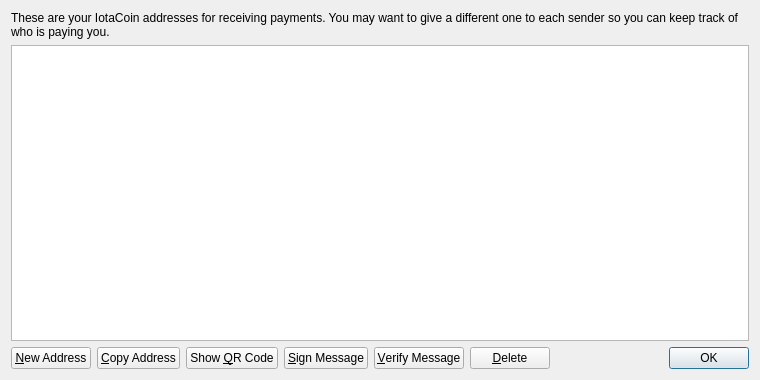
<?xml version="1.0" encoding="UTF-8"?>
<ui version="4.0">
 <class>AddressBookPage</class>
 <widget class="QWidget" name="AddressBookPage">
  <property name="geometry">
   <rect>
    <x>0</x>
    <y>0</y>
    <width>760</width>
    <height>380</height>
   </rect>
  </property>
  <property name="windowTitle">
   <string>Address Book</string>
  </property>
  <layout class="QVBoxLayout" name="verticalLayout">
   <item>
    <widget class="QLabel" name="labelExplanation">
     <property name="text">
      <string>These are your IotaCoin addresses for receiving payments. You may want to give a different one to each sender so you can keep track of who is paying you.</string>
     </property>
     <property name="textFormat">
      <enum>Qt::PlainText</enum>
     </property>
     <property name="wordWrap">
      <bool>true</bool>
     </property>
    </widget>
   </item>
   <item>
    <widget class="QTableView" name="tableView">
     <property name="contextMenuPolicy">
      <enum>Qt::CustomContextMenu</enum>
     </property>
     <property name="toolTip">
      <string>Double-click to edit address or label</string>
     </property>
     <property name="tabKeyNavigation">
      <bool>false</bool>
     </property>
     <property name="alternatingRowColors">
      <bool>true</bool>
     </property>
     <property name="selectionMode">
      <enum>QAbstractItemView::SingleSelection</enum>
     </property>
     <property name="selectionBehavior">
      <enum>QAbstractItemView::SelectRows</enum>
     </property>
     <property name="sortingEnabled">
      <bool>true</bool>
     </property>
     <attribute name="verticalHeaderVisible">
      <bool>false</bool>
     </attribute>
    </widget>
   </item>
   <item>
    <layout class="QHBoxLayout" name="horizontalLayout">
     <item>
      <widget class="QPushButton" name="newAddressButton">
       <property name="toolTip">
        <string>Create a new address</string>
       </property>
       <property name="text">
        <string>&amp;New Address</string>
       </property>
       <property name="icon">
        <iconset resource="../bitcoin.qrc">
         <normaloff>:/icons/add</normaloff>:/icons/add</iconset>
       </property>
      </widget>
     </item>
     <item>
      <widget class="QPushButton" name="copyToClipboard">
       <property name="toolTip">
        <string>Copy the currently selected address to the system clipboard</string>
       </property>
       <property name="text">
        <string>&amp;Copy Address</string>
       </property>
       <property name="icon">
        <iconset resource="../bitcoin.qrc">
         <normaloff>:/icons/editcopy</normaloff>:/icons/editcopy</iconset>
       </property>
      </widget>
     </item>
     <item>
      <widget class="QPushButton" name="showQRCode">
       <property name="text">
        <string>Show &amp;QR Code</string>
       </property>
       <property name="icon">
        <iconset resource="../bitcoin.qrc">
         <normaloff>:/icons/qrcode</normaloff>:/icons/qrcode</iconset>
       </property>
      </widget>
     </item>
     <item>
      <widget class="QPushButton" name="signMessage">
       <property name="toolTip">
        <string>Sign a message to prove you own a Bitcoin address</string>
       </property>
       <property name="text">
        <string>&amp;Sign Message</string>
       </property>
       <property name="icon">
        <iconset resource="../bitcoin.qrc">
         <normaloff>:/icons/edit</normaloff>:/icons/edit</iconset>
       </property>
      </widget>
     </item>
     <item>
      <widget class="QPushButton" name="verifyMessage">
       <property name="toolTip">
        <string>Verify a message to ensure it was signed with a specified Bitcoin address</string>
       </property>
       <property name="text">
        <string>&amp;Verify Message</string>
       </property>
       <property name="icon">
        <iconset resource="../bitcoin.qrc">
         <normaloff>:/icons/transaction_0</normaloff>:/icons/transaction_0</iconset>
       </property>
      </widget>
     </item>
     <item>
      <widget class="QPushButton" name="deleteButton">
       <property name="toolTip">
        <string>Delete the currently selected address from the list. Only sending addresses can be deleted.</string>
       </property>
       <property name="text">
        <string>&amp;Delete</string>
       </property>
       <property name="icon">
        <iconset resource="../bitcoin.qrc">
         <normaloff>:/icons/remove</normaloff>:/icons/remove</iconset>
       </property>
      </widget>
     </item>
     <item>
      <spacer name="horizontalSpacer">
       <property name="orientation">
        <enum>Qt::Horizontal</enum>
       </property>
       <property name="sizeHint" stdset="0">
        <size>
         <width>40</width>
         <height>20</height>
        </size>
       </property>
      </spacer>
     </item>
     <item>
      <widget class="QDialogButtonBox" name="buttonBox">
       <property name="sizePolicy">
        <sizepolicy hsizetype="Maximum" vsizetype="Fixed">
         <horstretch>0</horstretch>
         <verstretch>0</verstretch>
        </sizepolicy>
       </property>
       <property name="standardButtons">
        <set>QDialogButtonBox::Ok</set>
       </property>
      </widget>
     </item>
    </layout>
   </item>
  </layout>
 </widget>
 <resources>
  <include location="../bitcoin.qrc"/>
 </resources>
 <connections/>
</ui>
